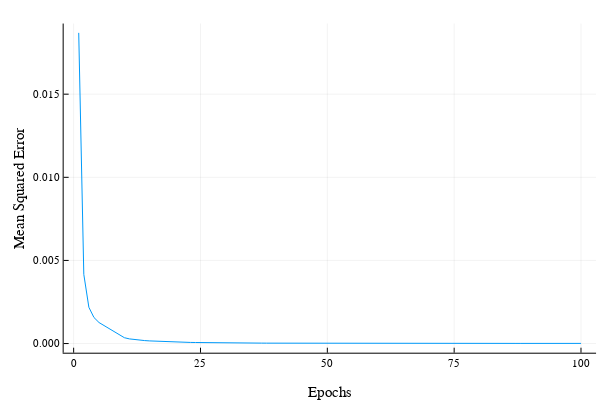

Source (notebook cell):
### Code cell
plot(losses_01, label="")
xlabel!("Epochs")
ylabel!("Mean Squared Error")

### Figure 1 — Plotly figure (JSON) as saved in the notebook; plotly's stock layout.template omitted (floating-point values rounded to 4 significant figures)
{"data": [{"colorbar": {"title": ""}, "legendgroup": "", "line": {"color": "rgba(0, 154, 250, 1.000)", "dash": "solid", "shape": "linear", "width": 1}, "mode": "lines", "name": "", "showlegend": false, "type": "scatter", "x": [1, 2, 3, 4, 5, 6, 7, 8, 9, 10, 11, 12, 13, 14, 15, 16, 17, 18, 19, 20, 21, 22, 23, 24, 25, 26, 27, 28, 29, 30, 31, 32, 33, 34, 35, 36, 37, 38, 39, 40, 41, 42, 43, 44, 45, 46, 47, 48, 49, 50, 51, 52, 53, 54, 55, 56, 57, 58, 59, 60, 61, 62, 63, 64, 65, 66, 67, 68, 69, 70, 71, 72, 73, 74, 75, 76, 77, 78, 79, 80, 81, 82, 83, 84, 85, 86, 87, 88, 89, 90, 91, 92, 93, 94, 95, 96, 97, 98, 99, 100], "xaxis": "x", "y": [0.01869, 0.004161, 0.002182, 0.001568, 0.001264, 0.001071, 0.000899, 0.000703, 0.0005, 0.000352, 0.00028, 0.000236, 0.000202, 0.000178, 0.000159, 0.000142, 0.000127, 0.000113, 0.000101, 9.2e-05, 8.3e-05, 7.5e-05, 6.8e-05, 6.3e-05, 5.7e-05, 5.2e-05, 4.8e-05, 4.4e-05, 4.1e-05, 3.8e-05, 3.6e-05, 3.4e-05, 3.2e-05, 3e-05, 2.9e-05, 2.7e-05, 2.6e-05, 2.4e-05, 2.3e-05, 2.3e-05, 2.2e-05, 2.1e-05, 2.1e-05, 2.1e-05, 2.1e-05, 2e-05, 2e-05, 2e-05, 1.9e-05, 1.9e-05, 1.9e-05, 1.9e-05, 1.9e-05, 1.9e-05, 1.9e-05, 1.8e-05, 1.8e-05, 1.7e-05, 1.6e-05, 1.5e-05, 1.5e-05, 1.4e-05, 1.3e-05, 1.3e-05, 1.3e-05, 1.3e-05, 1.2e-05, 1.2e-05, 1.2e-05, 1.2e-05, 1.2e-05, 1.2e-05, 1.1e-05, 1.1e-05, 1.1e-05, 1.1e-05, 1.1e-05, 1e-05, 1e-05, 1e-05, 1e-05, 1e-05, 1e-05, 1e-05, 1e-05, 1e-05, 1e-05, 1e-05, 1e-05, 1e-05, 1e-05, 1e-05, 1e-05, 1e-05, 1e-05, 1e-05, 1e-05, 1e-05, 1e-05, 1e-05], "yaxis": "y", "zmax": null, "zmin": null}], "layout": {"annotations": [], "height": 400, "legend_position": {"bgcolor": "rgba(255, 255, 255, 1.000)", "bordercolor": "rgba(0, 0, 0, 1.000)", "borderwidth": 1, "font": {"color": "rgba(0, 0, 0, 1.000)", "family": "sans-serif", "size": 11}, "title": {"font": {"color": "rgba(0, 0, 0, 1.000)", "family": "sans-serif", "size": 15}, "text": ""}, "tracegroupgap": 0, "traceorder": "normal", "x": 1, "xanchor": "auto", "y": 1, "yanchor": "auto"}, "margin": {"b": 20, "l": 0, "r": 0, "t": 20}, "paper_bgcolor": "rgba(255, 255, 255, 1.000)", "plot_bgcolor": "rgba(255, 255, 255, 1.000)", "showlegend": true, "width": 600, "xaxis": {"anchor": "y", "domain": [0.1061, 0.9934], "gridcolor": "rgba(0, 0, 0, 0.100)", "gridwidth": 0.5, "linecolor": "rgba(0, 0, 0, 1.000)", "mirror": false, "range": [-1.97, 103.0], "showgrid": true, "showline": true, "showticklabels": true, "tickangle": 0, "tickcolor": "rgb(0, 0, 0)", "tickfont": {"color": "rgba(0, 0, 0, 1.000)", "family": "sans-serif", "size": 11}, "tickmode": "array", "ticks": "inside", "ticktext": ["0", "25", "50", "75", "100"], "tickvals": [0, 25, 50, 75, 100], "title": "Epochs", "titlefont": {"color": "rgba(0, 0, 0, 1.000)", "family": "sans-serif", "size": 15}, "type": "-", "visible": true, "zeroline": false, "zerolinecolor": "rgba(0, 0, 0, 1.000)"}, "yaxis": {"anchor": "x", "domain": [0.07581, 0.9902], "gridcolor": "rgba(0, 0, 0, 0.100)", "gridwidth": 0.5, "linecolor": "rgba(0, 0, 0, 1.000)", "mirror": false, "range": [-0.0005504, 0.01925], "showgrid": true, "showline": true, "showticklabels": true, "tickangle": 0, "tickcolor": "rgb(0, 0, 0)", "tickfont": {"color": "rgba(0, 0, 0, 1.000)", "family": "sans-serif", "size": 11}, "tickmode": "array", "ticks": "inside", "ticktext": ["0.000", "0.005", "0.010", "0.015"], "tickvals": [0, 0.005, 0.01, 0.015], "title": "Mean Squared Error", "titlefont": {"color": "rgba(0, 0, 0, 1.000)", "family": "sans-serif", "size": 15}, "type": "-", "visible": true, "zeroline": false, "zerolinecolor": "rgba(0, 0, 0, 1.000)"}}}
